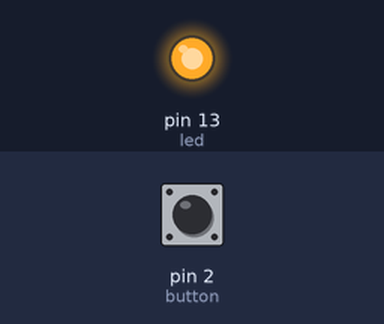
The sketch below on a simulated Arduino Uno, built with avr-gcc and run on an emulated ATmega328P. On the bench: output pins drawn as LEDs (lit = HIGH). Inputs (shaded band) come from the test bench; at power-on: pin 2 (button) HIGH.

Above: at 1.2 s.
1.3 s: pin 2 (button) pulled LOW for 0.15 s
At 1.37 s:
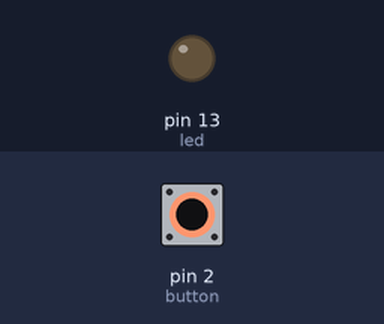
2.9 s: pin 2 (button) pulled LOW for 3.2 s
At 6.8 s:
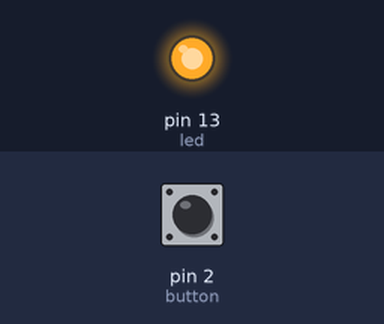
Timing chart, 0 to 8.3 s (numbered marks = the images above; inputs shaded):
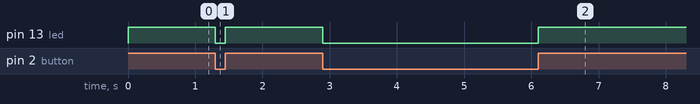

Measured:
- after the input at 1.3 s, pin 13 (led): HIGH → LOW at once, → HIGH 0.15 s later
- after the input at 2.9 s, pin 13 (led): HIGH → LOW at once, → HIGH 3.2 s later

The sketch:

Prak_MCU_1_PerangkaianLEDdanSaklar2.ino
```cpp
//simulasi led dan saklar
int button = 2;
int nilaitombol;
int count;
int led = 13;

void setup() {
  pinMode(button, INPUT);
  pinMode(led, OUTPUT);
}

void loop() {
  nilaitombol = digitalRead(button);

  if (nilaitombol == 0){
  digitalWrite (led, LOW);
  }
  else {
   digitalWrite (led, HIGH);
  }
}
```
